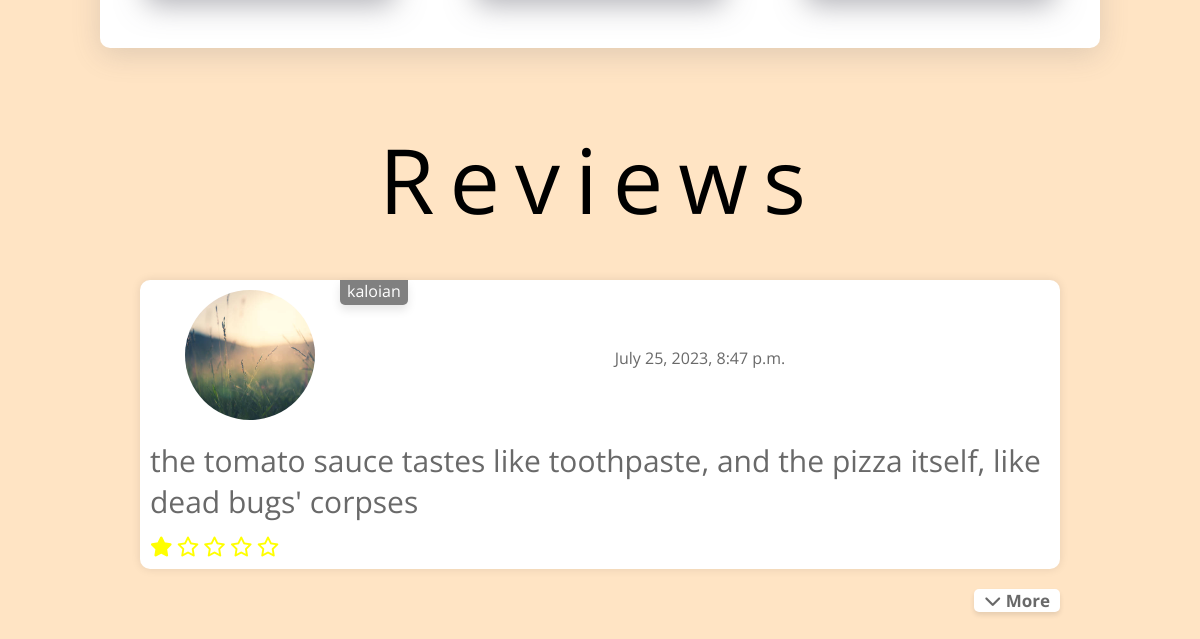
The app's page / (lower part), older data.
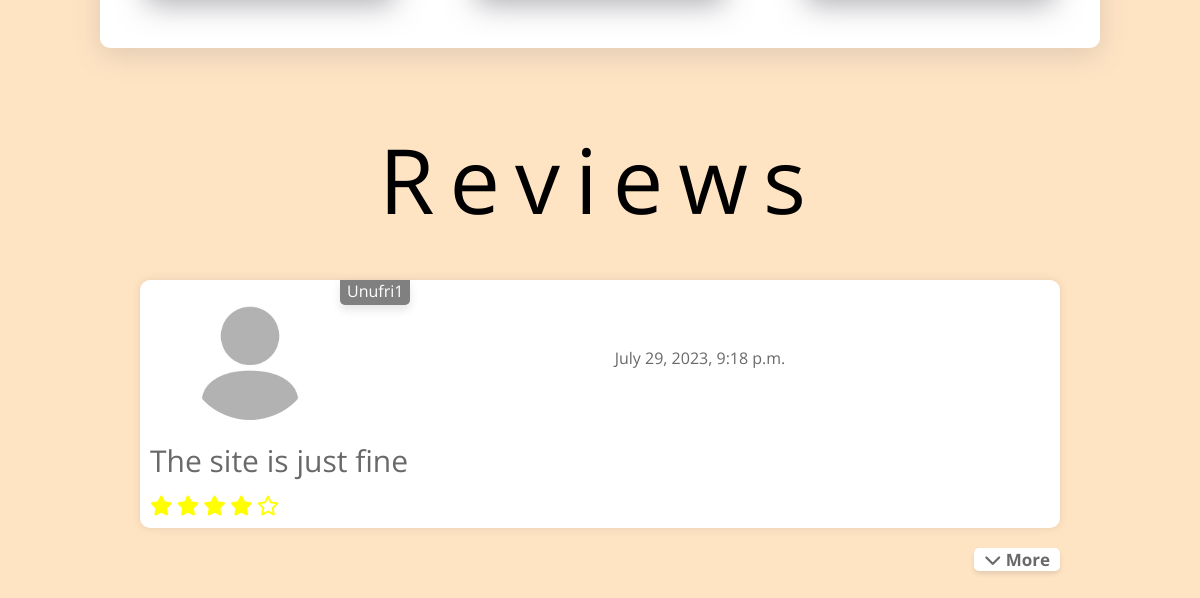
The same page, newer data.
### PizzaGang/main/models.py (models this page shows, shortened)
class Review(models.Model):
    user = models.ForeignKey(User, on_delete=models.CASCADE)
    text = models.TextField()
    rating = models.IntegerField(choices=[(i, str(i)) for i in range(1, 6)])
    created_at = models.DateTimeField(auto_now_add=True)
    updated_at = models.DateTimeField(auto_now=True)

class Profile(models.Model):
    user = models.OneToOneField(User, on_delete=models.CASCADE)
    avatar = models.ImageField(upload_to='static/images/avatars/', null=True, blank=True)
    address = models.TextField(null=True, blank=True)
    phone_number = PhoneNumberField(null=True, blank=True)

### PizzaGang/main/views.py (the view)
# urls.py: path('', HomeView, name='home'),
def HomeView(request):
    offer_list = Offer.objects.filter(in_progress=False, is_active=True)
    review_list = Review.objects.all().order_by('-created_at')
    pizza_list_veggie = Pizza.objects.filter(Q(is_vege=True) & ~Q(is_offer=True) & ~Q(is_special=True))
    pizza_list_offer = Pizza.objects.filter(Q(is_offer=True) & ~Q(is_vege=True) & ~Q(is_special=True))
    pizza_list_special = Pizza.objects.filter(Q(is_special=True) & ~Q(is_vege=True) & ~Q(is_offer=True))
    context = {
        'offer_list': offer_list,
        'review_list': review_list,
        'pizza_list_veggie': pizza_list_veggie,
        'pizza_list_offer': pizza_list_offer,
        'pizza_list_special': pizza_list_special
    }
    return render(request, 'index.html', context)

### PizzaGang/main/context_processors.py (called while the page is built, shortened)
def get_cart_items_count(request):
    cart_items_count = 0
    return {'cart_items_count': cart_items_count, 'current_user': request.user}

### templates/index.html (shortened to what this page needs)
{% extends 'base/base.html' %}
{% load static %}
{% block head %}
    <link rel="stylesheet" href="{% static 'css/index.css' %}">
    <link rel="stylesheet" href="{% static 'css/show_create_review.css' %}">
{% endblock %}
{% block content %}
    <div class="main-home-container">
        <div>
            <div class="pizza-home-filters">
            </div>
        </div>
        <div class="review-home-container">
            <p class="reviews-title">Reviews</p>
            {% for review in review_list %}
                <div class="review-container" id="home-review-container">
                    <p class="username-p" style="color: white">{{ review.user.username }}</p>
                    <div class="avatar-review-container">
                        <div class="avatar-review-container-inside">
                            <a href="{% url 'show_user_public' review.user.pk %}">
                                {% if review.user.profile.avatar %}
                                    <img src="{{ review.user.profile.avatar.url }}" alt="avatar-img">
                                {% else %}
                                    <img src="{% static 'images/avatars/default-avatar.jpg' %}" alt="default-img">
                                {% endif %}
                            </a>
                        </div>
                        <div>
                            <p>{{ review.created_at }}</p>
                        </div>
                    </div>
                    <p class="text">{{ review.text }}</p>
                    <div class="star-rating">
                        {% for i in '12345' %}
                            {% if i|add:'0' <= review.rating %}
                                <i class="fas fa-solid fa-star"></i>
                            {% else %}
                                <i class="far fa-regular fa-star"></i>
                            {% endif %}
                        {% endfor %}
                    </div>
                </div>
            {% endfor %}
            <div id="show-more-button-container">
                <button id="show-more-button" onclick="showMoreReviews()"><i class="fa-solid fa-chevron-down"></i> More</button>
            </div>
        </div>
    </div>
{% endblock %}

Row changes from the older to the newer data that the page shows:
no longer on this page (row unchanged): Review: user.username "kaloian", user.profile.avatar (picture), created_at "July 25, 2023, 8:47 p.m.", text "the tomato sauce tastes like toothpaste, and the pizza itself, like dead bugs' corpses", rating 1 (drawn)
added Review: user.username "Unufri1", created_at "July 29, 2023, 9:18 p.m.", text "The site is just fine", rating 4 (drawn)
